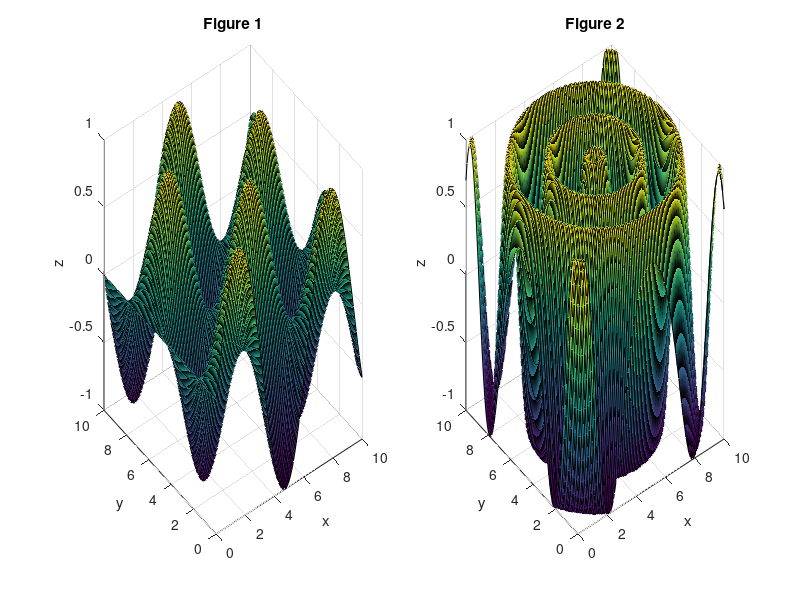

The MATLAB script that drew this image:
% LAB 7 - TASK 1

% Using the surface plot approach for plotting functions in two variables, plot the below two functions:
% z = sin(x) * cos(y)
% z = sin(3 * sqrt ((x-5)^ 2 + (y-5)^2))

% Use a resolution of at least 0.1 between points, from 0 to 10 for x and y coordinates
% Plot both functions side by side using subplots on the same figure window

% -------------------------------------------------------------------------

% Define x and y coordinates
x = 0:0.1:10;
y = 0:0.1:10;

% Use meshgrid to manipulate x & y into matrices
[X,Y] = meshgrid (x,y);

% Calculate z coordinates
Z1 = sin(X) .* cos(Y);
Z2 = sin(3 .* sqrt((X - 5).^2 + (Y - 5).^2));

% Plot the first 3D Graph
subplot(1,2,1);
surf(X,Y,Z1);
title('Figure 1');
xlabel('x');
ylabel('y');
zlabel('z');

% Plot the second 3D Graph
subplot(1,2,2);
surf(X,Y,Z2);
title('Figure 2');
xlabel('x');
ylabel('y');
zlabel('z');